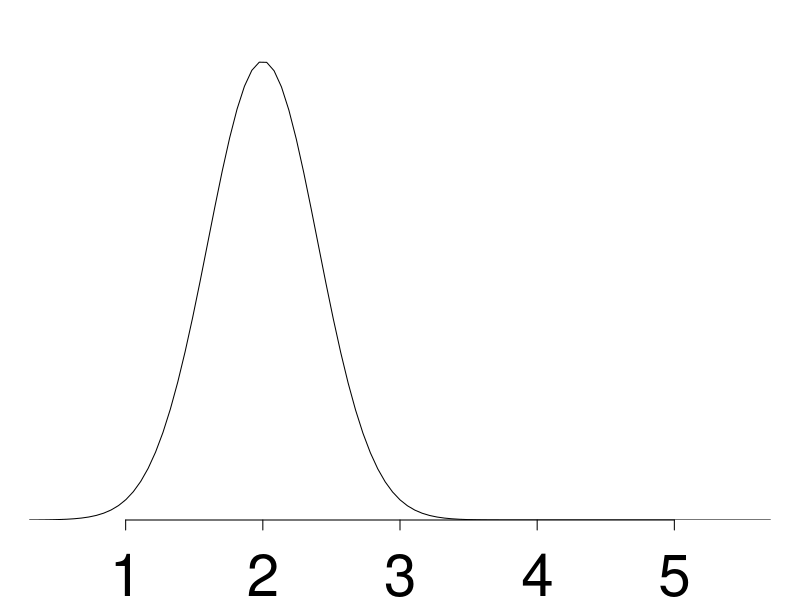
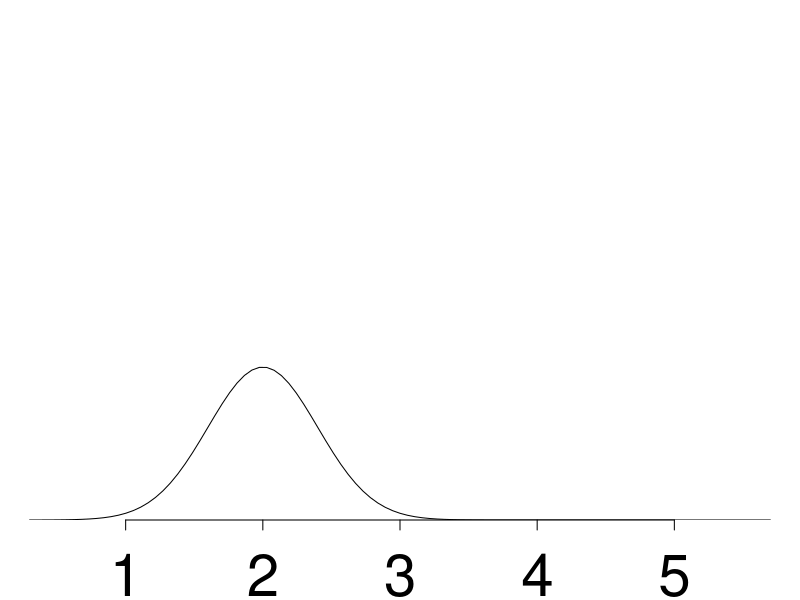
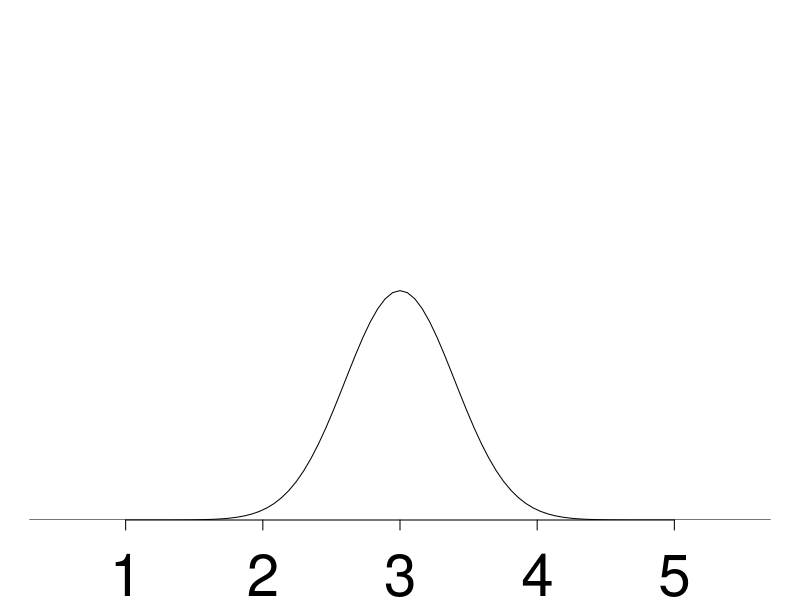
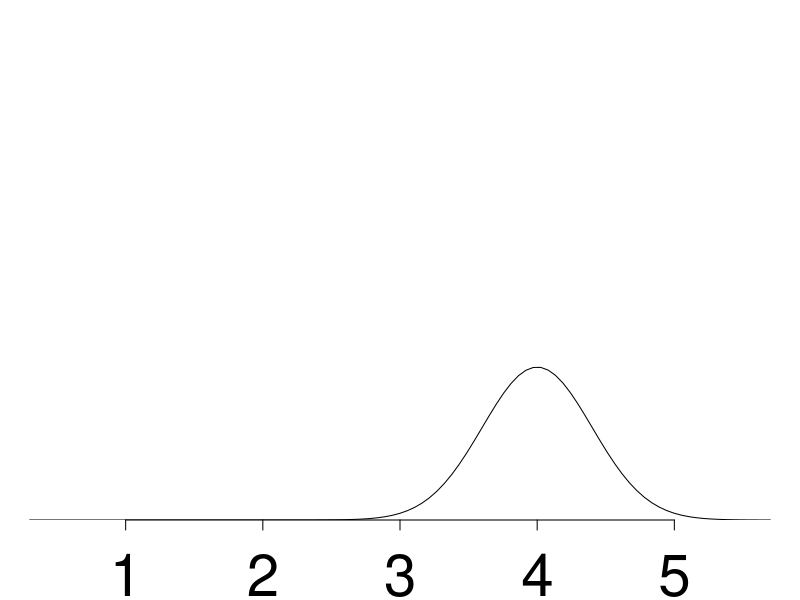
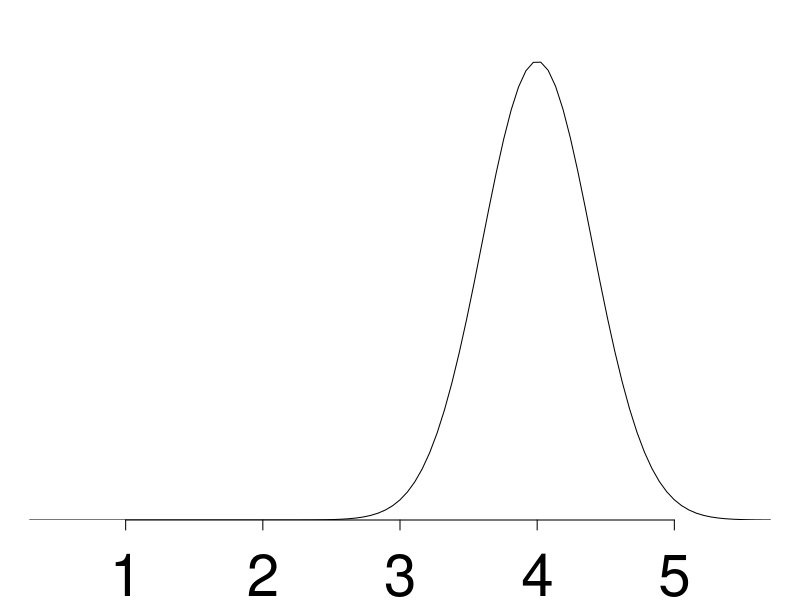
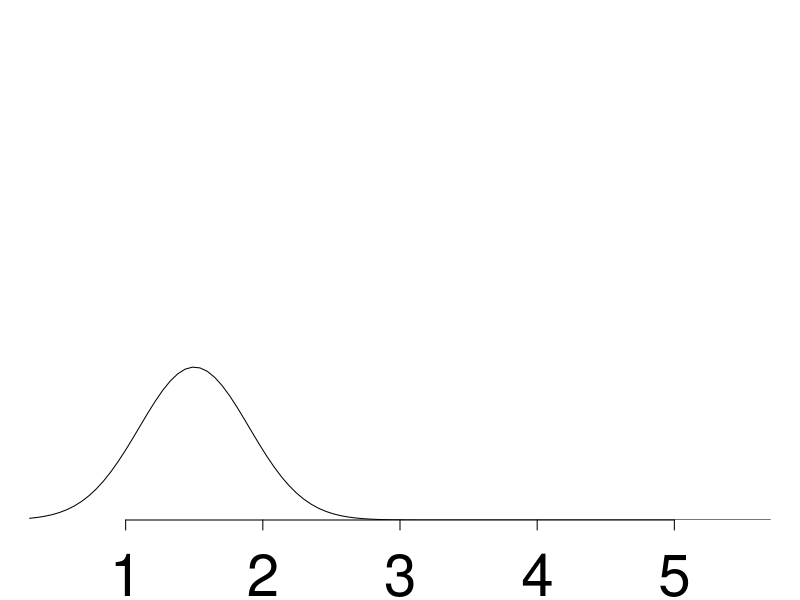
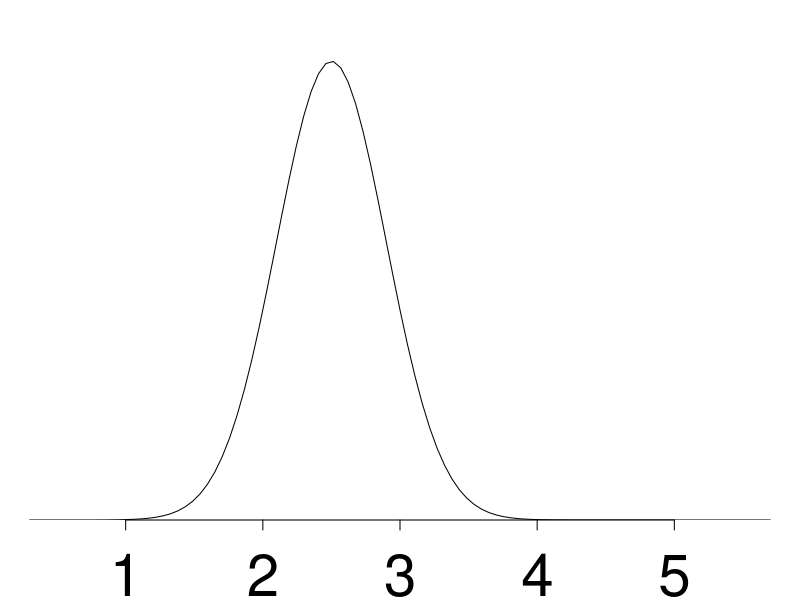
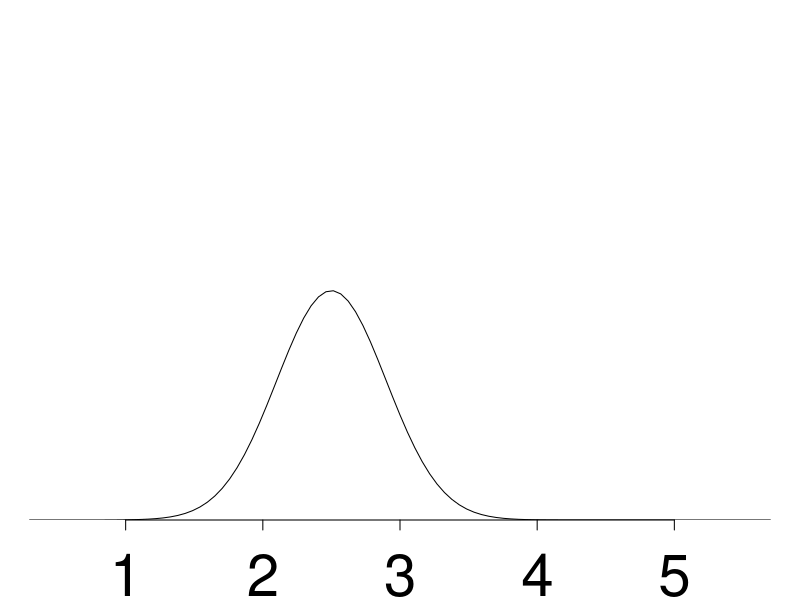

Recreate these plots in R, in order.
setwd("~/AndrewFiles/books/regression.and.other.stories/Examples/Balance")
bell <- function(filename, mu, sd, lo, hi, ymax){
  pdf(filename, height = 3, width = 9)
  par(mar = c(4,0,3,0))
  curve(
    dnorm(x, mu, sd),
    from = lo, to = hi,
    ylim = c(0, ymax),
    xlab = "", ylab = "", bty = "n",
    yaxt = "n", yaxs = "i",
    cex.axis = 3.5,
    mgp = c(3,3,0)
  )
  dev.off()
}

bell("bell1h.pdf", 2, .4, .3, 5.7, 1)
bell("bell1l.pdf", 2, .4, .3, 5.7, 3)
bell("bell2.pdf", 3, .4, .3, 5.7, 2)
bell("bell3l.pdf", 4, .4, .3, 5.7, 3)
bell("bell3h.pdf", 4, .4, .3, 5.7, 1)

bell("bell4l.pdf", 1.5, .4, .3, 5.7, 3)
bell("bell5h.pdf", 2.5, .4, .3, 5.7, 1)
bell("bell5.pdf", 2.5, .4, .3, 5.7, 2)
bell("bell6.pdf", 3.5, .4, .3, 5.7, 2)
bell("bell6h.pdf", 3.5, .4, .3, 5.7, 1)
bell("bell7l.pdf", 4.5, .4, .3, 5.7, 3)
